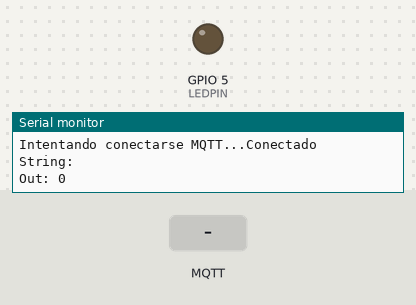
Recording of a sketch running on a simulated ESP32. On the bench: output pins drawn as LEDs (lit = HIGH), the last lines printed to the serial monitor. Inputs (shaded band) come from the test bench. WiFi joins after 1.5 s; servers stay silent unless stated; no MQTT or app messages arrive unless stated.

Above: at 2.7 s.
2.8 s: MQTT message "1" arrives on the first subscribed topic
At 7.1 s:
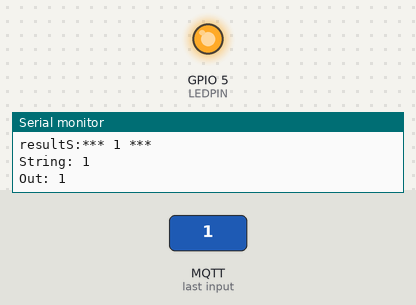
8.0 s: MQTT message "0" arrives on the first subscribed topic
At 12.1 s:
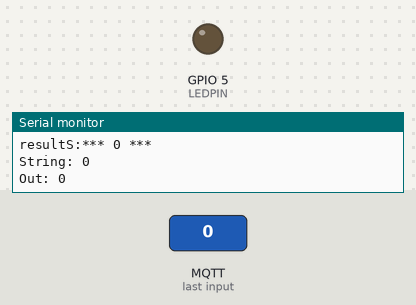
Timing chart, 0 to 13.6 s (numbered marks = the images above; inputs shaded):
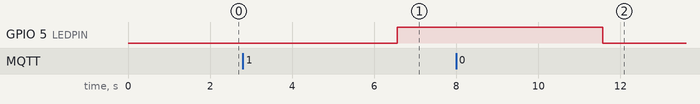

Measured:
- after the input at 2.8 s, GPIO 5 (LEDPIN): LOW → HIGH after 3.8 s
- after the input at 8.0 s, GPIO 5 (LEDPIN): HIGH → LOW after 3.6 s

The sketch:

Prueba_MQTT_rod.ino
```cpp
#include <WiFi.h>
#include <PubSubClient.h>

WiFiClient esp32Client;
PubSubClient mqttClient(esp32Client);

const char* ssid = "ppasinomas";
const char* password = "Pepe2013=";

char* server = "broker.emqx.io"; //             ACA SE PONE
int port = 1883;                 //  LA INFORMACION DEL SERVIDOR EMQX

int LEDPIN = 5;

int OUT = 0;
char datos[40];
String resultS = "";

void wifiInit() {
  Serial.print("Conectándose a ");
  Serial.println(ssid);

  WiFi.begin(ssid, password);

  while (WiFi.status() != WL_CONNECTED) {
    Serial.print(".");
    delay(500);
  }
  Serial.println("");
  Serial.println("Conectado a WiFi");
  Serial.println("Dirección IP: ");
  Serial.println(WiFi.localIP());
}

void callback(char* topic, byte* payload, unsigned int length) {
  Serial.print("Mensaje recibido [");
  Serial.print(topic);
  Serial.print("] ");

  char payload_string[length + 1];

  int resultI;

  memcpy(payload_string, payload, length);
  payload_string[length] = '\0';
  resultI = atoi(payload_string);

  OUT = resultI;

  resultS = "";

  for (int i = 0; i < length; i++) {
    resultS = resultS + (char)payload[i];
  }
  Serial.println();
  Serial.print("resultS:");
  Serial.print("*** ");
  Serial.print(resultS);
  Serial.print(" ***");
  Serial.println();
}

void reconnect() {
  while (!mqttClient.connected()) {
    Serial.print("Intentando conectarse MQTT...");

    if (mqttClient.connect("arduinoClient")) {
      Serial.println("Conectado");

      mqttClient.subscribe("ENTRADA/01");

    } else {
      Serial.print("Fallo, rc=");
      Serial.print(mqttClient.state());
      Serial.println(" intentar de nuevo en 5 segundos");
      // Wait 5 seconds before retrying
      delay(5000);
    }
  }
}

void setup() {
  pinMode(LEDPIN, OUTPUT);
  Serial.begin(115200);
  delay(10);
  wifiInit();
  mqttClient.setServer(server, port);
  mqttClient.setCallback(callback);
}

void loop() {
  if (!mqttClient.connected()) {
    reconnect();
  }
  mqttClient.loop();

  Serial.print("String: ");
  Serial.println(resultS);
  Serial.print("Out: ");
  Serial.println(OUT);

  if (OUT == 0) {
    digitalWrite(LEDPIN, LOW);
  } else if (OUT == 1) {
    digitalWrite(LEDPIN, HIGH);
  }
  delay(5000);

}
```
